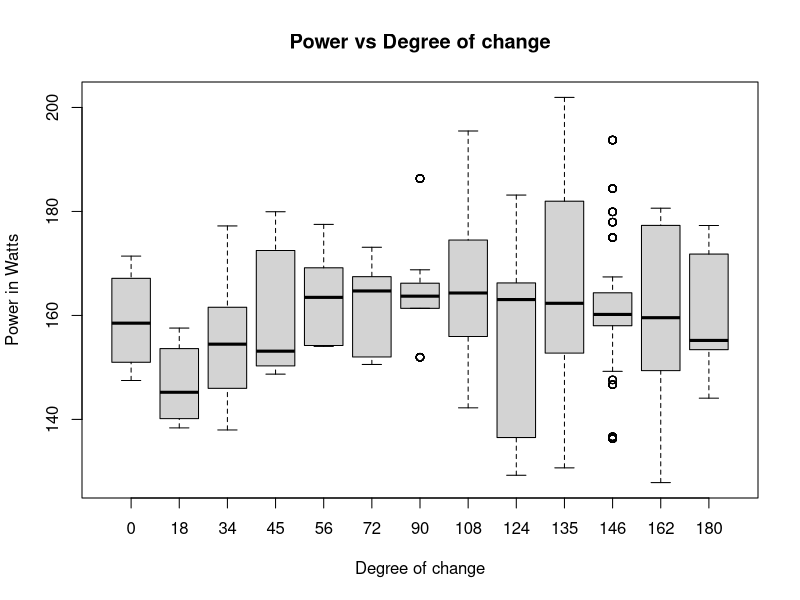

Here is the R script that generated this plot:
# Set the working directory
setwd("/Users/mac/Desktop/Programming/COMP9596//DroneData")

# Read the data
data0 <- read.csv(file="pitch30.csv", header=TRUE, sep=",")
data3 <- read.csv(file="pitch31.csv", header=TRUE, sep=",")
data4 <- read.csv(file="pitch32.csv", header=TRUE, sep=",")
data5 <- read.csv(file="pitch33.csv", header=TRUE, sep=",")
data6 <- read.csv(file="pitch23.csv", header=TRUE, sep=",")
data7 <- read.csv(file="pitch13.csv", header=TRUE, sep=",")
data8 <- read.csv(file="pitch03.csv", header=TRUE, sep=",")
data9 <- read.csv(file="pitch-13.csv", header=TRUE, sep=",")
data10 <- read.csv(file="pitch-23.csv", header=TRUE, sep=",")
data11 <- read.csv(file="pitch-33.csv", header=TRUE, sep=",")
data12 <- read.csv(file="pitch-32.csv", header=TRUE, sep=",")
data13 <- read.csv(file="pitch-31.csv", header=TRUE, sep=",")
data14 <- read.csv(file="pitch-30.csv", header=TRUE, sep=",")

#0
data0$Date <- as.POSIXct(data0$Date)
data0.toPlot <- data0
data0.toPlot$TimeDiff <- data0.toPlot$Date - data0.toPlot$Date[1]
data0.toPlot$TimeDiffValue <- as.numeric(data0.toPlot$TimeDiff)
data0.toPlot$Power <- as.double(-(data0.toPlot$Current/1000) * data0.toPlot$Voltage/1000)
data0.toPlot$Pitch = 3
data0.toPlot$Roll = 0
data0.toPlot$Degree = (180 * atan(data0.toPlot$Roll/data0.toPlot$Pitch)) / pi
data0.toPlot$Mean <- mean(data0.toPlot$Power)

#3
data3$Date <- as.POSIXct(data3$Date)
data3.toPlot <- data3
data3.toPlot$TimeDiff <- data3.toPlot$Date - data3.toPlot$Date[1]
data3.toPlot$TimeDiffValue <- as.numeric(data3.toPlot$TimeDiff)
data3.toPlot$Power <- as.double(-(data3.toPlot$Current/1000) * data3.toPlot$Voltage/1000)
data3.toPlot$Pitch = 3
data3.toPlot$Roll = 1
data3.toPlot$Degree = (180 * atan(data3.toPlot$Roll/data3.toPlot$Pitch)) / pi
data3.toPlot$Mean <- mean(data3.toPlot$Power)

#4
data4$Date <- as.POSIXct(data4$Date)
data4.toPlot <- data4
data4.toPlot$TimeDiff <- data4.toPlot$Date - data4.toPlot$Date[1]
data4.toPlot$TimeDiffValue <- as.numeric(data4.toPlot$TimeDiff)
data4.toPlot$Power <- as.double(-(data4.toPlot$Current/1000) * data4.toPlot$Voltage/1000)
data4.toPlot$Pitch = 3
data4.toPlot$Roll = 2
data4.toPlot$Degree = (180 * atan(data4.toPlot$Roll/data4.toPlot$Pitch)) / pi
data4.toPlot$Mean <- mean(data4.toPlot$Power)

#5
data5$Date <- as.POSIXct(data5$Date)
data5.toPlot <- data5
data5.toPlot$TimeDiff <- data5.toPlot$Date - data5.toPlot$Date[1]
data5.toPlot$TimeDiffValue <- as.numeric(data5.toPlot$TimeDiff)
data5.toPlot$Power <- as.double(-(data5.toPlot$Current/1000) * data5.toPlot$Voltage/1000)
data5.toPlot$Pitch = 3
data5.toPlot$Roll = 3
data5.toPlot$Degree = (180 * atan(data5.toPlot$Roll/data5.toPlot$Pitch)) / pi
data5.toPlot$Mean <- mean(data5.toPlot$Power)

#6
data6$Date <- as.POSIXct(data6$Date)
data6.toPlot <- data6
data6.toPlot$TimeDiff <- data6.toPlot$Date - data6.toPlot$Date[1]
data6.toPlot$TimeDiffValue <- as.numeric(data6.toPlot$TimeDiff)
data6.toPlot$Power <- as.double(-(data6.toPlot$Current/1000) * data6.toPlot$Voltage/1000)
data6.toPlot$Pitch = 2
data6.toPlot$Roll = 3
data6.toPlot$Degree = (180 * atan(data6.toPlot$Roll/data6.toPlot$Pitch)) / pi
data6.toPlot$Mean <- mean(data6.toPlot$Power)

#7
data7$Date <- as.POSIXct(data7$Date)
data7.toPlot <- data7
data7.toPlot$TimeDiff <- data7.toPlot$Date - data7.toPlot$Date[1]
data7.toPlot$TimeDiffValue <- as.numeric(data7.toPlot$TimeDiff)
data7.toPlot$Power <- as.double(-(data7.toPlot$Current/1000) * data7.toPlot$Voltage/1000)
data7.toPlot$Pitch = 1
data7.toPlot$Roll = 3
data7.toPlot$Degree = (180 * atan(data7.toPlot$Roll/data7.toPlot$Pitch)) / pi
data7.toPlot$Mean <- mean(data7.toPlot$Power)

#8
data8$Date <- as.POSIXct(data8$Date)
data8.toPlot <- data8
data8.toPlot$TimeDiff <- data8.toPlot$Date - data8.toPlot$Date[1]
data8.toPlot$TimeDiffValue <- as.numeric(data8.toPlot$TimeDiff)
data8.toPlot$Power <- as.double(-(data8.toPlot$Current/1000) * data8.toPlot$Voltage/1000)
data8.toPlot$Pitch = 0
data8.toPlot$Roll = 3
data8.toPlot$Degree = (180 * atan(data8.toPlot$Roll/data8.toPlot$Pitch)) / pi
data8.toPlot$Mean <- mean(data8.toPlot$Power)

#9
data9$Date <- as.POSIXct(data9$Date)
data9.toPlot <- data9
data9.toPlot$TimeDiff <- data9.toPlot$Date - data9.toPlot$Date[1]
data9.toPlot$TimeDiffValue <- as.numeric(data9.toPlot$TimeDiff)
data9.toPlot$Power <- as.double(-(data9.toPlot$Current/1000) * data9.toPlot$Voltage/1000)
data9.toPlot$Pitch = 1
data9.toPlot$Roll = 3
data9.toPlot$Degree = ((180 * atan(data9.toPlot$Pitch/data9.toPlot$Roll)) / pi) + 90
data9.toPlot$Mean <- mean(data9.toPlot$Power)

#10
data10$Date <- as.POSIXct(data10$Date)
data10.toPlot <- data10
data10.toPlot$TimeDiff <- data10.toPlot$Date - data10.toPlot$Date[1]
data10.toPlot$TimeDiffValue <- as.numeric(data10.toPlot$TimeDiff)
data10.toPlot$Power <- as.double(-(data10.toPlot$Current/1000) * data10.toPlot$Voltage/1000)
data10.toPlot$Pitch = 2
data10.toPlot$Roll = 3
data10.toPlot$Degree = ((180 * atan(data10.toPlot$Pitch/data10.toPlot$Roll)) / pi) + 90
data10.toPlot$Mean <- mean(data10.toPlot$Power)

#11
data11$Date <- as.POSIXct(data11$Date)
data11.toPlot <- data11
data11.toPlot$TimeDiff <- data11.toPlot$Date - data11.toPlot$Date[1]
data11.toPlot$TimeDiffValue <- as.numeric(data11.toPlot$TimeDiff)
data11.toPlot$Power <- as.double(-(data11.toPlot$Current/1000) * data11.toPlot$Voltage/1000)
data11.toPlot$Pitch = 3
data11.toPlot$Roll = 3
data11.toPlot$Degree = ((180 * atan(data11.toPlot$Pitch/data11.toPlot$Roll)) / pi) + 90
data11.toPlot$Mean <- mean(data11.toPlot$Power)

#12
data12$Date <- as.POSIXct(data12$Date)
data12.toPlot <- data12
data12.toPlot$TimeDiff <- data12.toPlot$Date - data12.toPlot$Date[1]
data12.toPlot$TimeDiffValue <- as.numeric(data12.toPlot$TimeDiff)
data12.toPlot$Power <- as.double(-(data12.toPlot$Current/1000) * data12.toPlot$Voltage/1000)
data12.toPlot$Pitch = 3
data12.toPlot$Roll = 2
data12.toPlot$Degree = ((180 * atan(data12.toPlot$Pitch/data12.toPlot$Roll)) / pi) + 90
data12.toPlot$Mean <- mean(data12.toPlot$Power)

#13
data13$Date <- as.POSIXct(data13$Date)
data13.toPlot <- data13
data13.toPlot$TimeDiff <- data13.toPlot$Date - data13.toPlot$Date[1]
data13.toPlot$TimeDiffValue <- as.numeric(data13.toPlot$TimeDiff)
data13.toPlot$Power <- as.double(-(data13.toPlot$Current/1000) * data13.toPlot$Voltage/1000)
data13.toPlot$Pitch = 3
data13.toPlot$Roll = 1
data13.toPlot$Degree = ((180 * atan(data13.toPlot$Pitch/data13.toPlot$Roll)) / pi) + 90
data13.toPlot$Mean <- mean(data13.toPlot$Power)

#14
data14$Date <- as.POSIXct(data14$Date)
data14.toPlot <- data14
data14.toPlot$TimeDiff <- data14.toPlot$Date - data14.toPlot$Date[1]
data14.toPlot$TimeDiffValue <- as.numeric(data14.toPlot$TimeDiff)
data14.toPlot$Power <- as.double(-(data14.toPlot$Current/1000) * data14.toPlot$Voltage/1000)
data14.toPlot$Pitch = 3
data14.toPlot$Roll = 0
data14.toPlot$Degree = 180
data14.toPlot$Mean <- mean(data14.toPlot$Power)

# Extract the data from column name to plot
data.toPlot <- rbind(data0.toPlot, data3.toPlot, data4.toPlot, data5.toPlot, data6.toPlot, data7.toPlot, data8.toPlot, data9.toPlot, data10.toPlot, data11.toPlot, data12.toPlot, data13.toPlot, data14.toPlot)


#write.csv(data.toPlotFinal, file="toPlotFinal")
ppi <- 200
png(file=paste("PitchBoxPlot", ".png", sep=""), height=7*ppi, width=9*ppi, res=ppi)

#Final
boxplot(data.toPlot$Power~ round(data.toPlot$Degree, 0), data=data.toPlot, main="Power vs Degree of change", xlab="Degree of change", ylab="Power in Watts")
dev.off()

